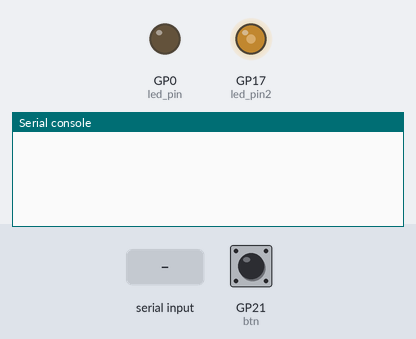
This program was run on a simulated Raspberry Pi Pico running MicroPython. On the bench: output pins drawn as LEDs (lit = HIGH), the last lines printed to the serial console. Inputs (shaded band) come from the test bench; at power-on: GP21 (btn) HIGH. Random numbers come from a fixed seed.

Above: at 1.2 s.
1.3 s: GP21 (btn) pulled LOW for 0.15 s
At 1.9 s:
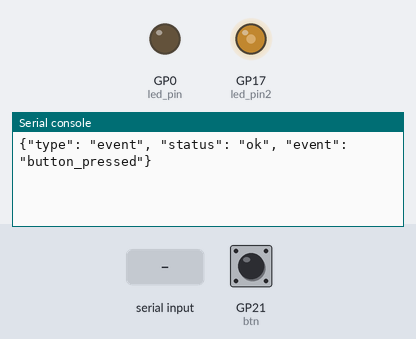
3.5 s: "type" typed at the serial console
At 3.81 s:
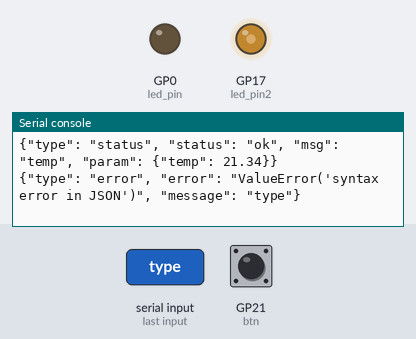
5.0 s: "ping" typed at the serial console
At 5.8 s:
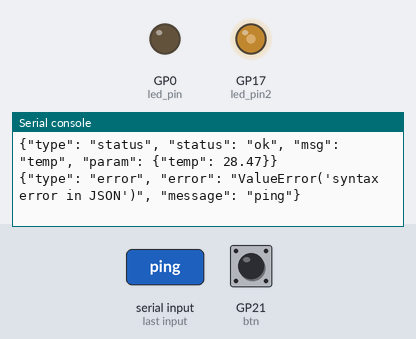
6.5 s: "cmd" typed at the serial console
At 7.3 s:
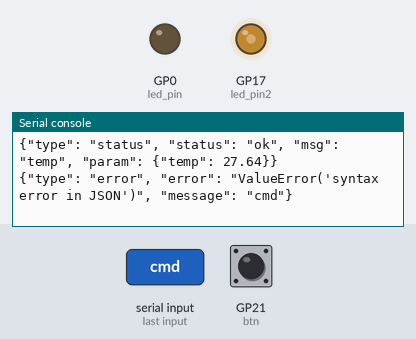
Timing chart, 0 to 9.0 s (numbered marks = the images above; inputs shaded):
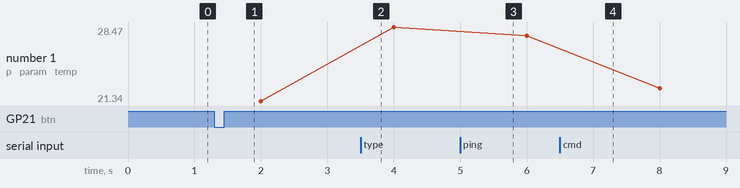

The program:

pico_device.py
```python
import ujson
from machine import Pin,Timer,reset,PWM
import sys,select
import time
import random

"""
msg contain type
"cmd","response","event","log","ping","status"
"""

class TermReader:
    def __init__(self, byte_stream, buffer_bytes=100):
        self.stream, self.poller = byte_stream, select.poll()
        self.rb, self.rb_n, self.rb_len = bytearray(buffer_bytes), 0, buffer_bytes
        self.poller.register(self.stream, select.POLLIN)

    def rb_decode(self, a, b, max_char_len=6):
        'Returns decoded ring-buffer contents from a to b, and a-offset for next call'
        buff = self.rb[a:b] if a < b else self.rb[a:] + self.rb[:b]
        for n in range(max_char_len):
            try: result = buff[:-n or len(buff)].decode()
            except UnicodeError: pass
            else: return result, (self.rb_len + (b - n)) % self.rb_len
        else:
            if len(buff) > max_char_len: raise UnicodeError('Non-UTF-8 stream data')
        return '', a

    def read(self):
        n0, text = self.rb_n, list()
        poll_err = select.POLLHUP | select.POLLERR
        while ev := self.poller.poll(0):
            if ev[0][1] & poll_err or not (byte := self.stream.read(1)): break
            self.rb[self.rb_n] = byte[0]
            self.rb_n = (self.rb_n + 1) % self.rb_len
            if self.rb_n == n0:
                chunk, n0 = self.rb_decode(n0, self.rb_n)
                text.append(chunk)
        if self.rb_n != n0:
            chunk, self.rb_n = self.rb_decode(n0, self.rb_n)
            text.append(chunk)
        return ''.join(text).strip()

def btn_callback(*arg):
    print(ujson.dumps({"type":"event","status":"ok","event":"button_pressed"}))

def send_temp(*arg):
    temp = round(random.uniform(20.0, 30.0), 2)

    msg = {
        "type": "status",
        "status": "ok",
        "msg": "temp",
        "param":{
            "temp":temp
        }
    }

    print(ujson.dumps(msg))

term_reader = TermReader(sys.stdin.buffer)


led_pin = Pin(0,Pin.OUT)

led_pin2 = Pin(17,Pin.OUT)
PWM(led_pin2,10,duty_u16=30000)
btn = Pin(21,Pin.IN)

timer0 = Timer()
timer0.init(mode=Timer.PERIODIC,period=2000,callback=send_temp)


btn.irq(btn_callback,Pin.IRQ_FALLING)

while True:
    terminal_input = term_reader.read()
    if len(terminal_input)==0:
        continue

    try:
        msg:dict = ujson.loads(terminal_input)

    except Exception as e:
        print(ujson.dumps({"type":"error","error":e,"message":terminal_input}))
        continue

    try:
        type = msg.get('type')
        if type == "ping":
            print(ujson.dumps({"type":"response","status":"ok","response":"pong"}))


        if type == "cmd":

            cmd = msg.get('cmd')
            param:dict = msg.get('param',{})
            if cmd == "led":
                if param.get('state') == "on":
                    led_pin.on()
                if param.get('state') == "off":
                    led_pin.off()


    except Exception as e:
        print(ujson.dumps({"type":"error","error":e,"message":terminal_input}))
        pass
        
```

Measured:
- after the input at 1.3 s, the serial console: prints a new line at once (image 1)
- after the input at 3.5 s, the serial console: prints a new line at once (image 2)
- after the input at 5.0 s, the serial console: prints a new line at once (image 3)
- after the input at 6.5 s, the serial console: prints a new line at once (image 4)
